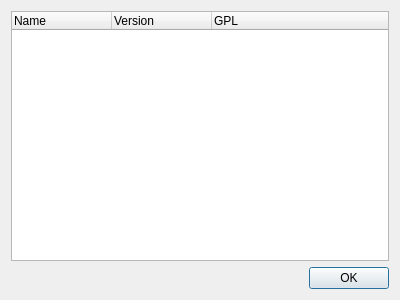
<?xml version="1.0" encoding="UTF-8"?>
<ui version="4.0">
 <class>PluginsDialog</class>
 <widget class="QDialog" name="PluginsDialog">
  <property name="geometry">
   <rect>
    <x>0</x>
    <y>0</y>
    <width>400</width>
    <height>300</height>
   </rect>
  </property>
  <property name="windowTitle">
   <string>Loaded Plugins</string>
  </property>
  <layout class="QVBoxLayout" name="verticalLayout">
   <item>
    <widget class="QTreeWidget" name="tree">
     <column>
      <property name="text">
       <string>Name</string>
      </property>
     </column>
     <column>
      <property name="text">
       <string>Version</string>
      </property>
     </column>
     <column>
      <property name="text">
       <string>GPL</string>
      </property>
     </column>
    </widget>
   </item>
   <item>
    <widget class="QDialogButtonBox" name="buttonBox">
     <property name="orientation">
      <enum>Qt::Horizontal</enum>
     </property>
     <property name="standardButtons">
      <set>QDialogButtonBox::Ok</set>
     </property>
    </widget>
   </item>
  </layout>
 </widget>
 <resources/>
 <connections>
  <connection>
   <sender>buttonBox</sender>
   <signal>accepted()</signal>
   <receiver>PluginsDialog</receiver>
   <slot>accept()</slot>
   <hints>
    <hint type="sourcelabel">
     <x>248</x>
     <y>254</y>
    </hint>
    <hint type="destinationlabel">
     <x>157</x>
     <y>274</y>
    </hint>
   </hints>
  </connection>
 </connections>
</ui>
